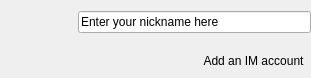
<ui version="4.0" >
 <author></author>
 <comment></comment>
 <exportmacro></exportmacro>
 <class>IMProfileWidget</class>
 <widget class="QWidget" name="IMProfileWidget" >
  <property name="geometry" >
   <rect>
    <x>0</x>
    <y>0</y>
    <width>311</width>
    <height>78</height>
   </rect>
  </property>
  <layout class="QGridLayout" >
   <property name="margin" >
    <number>0</number>
   </property>
   <property name="spacing" >
    <number>0</number>
   </property>
   <item row="1" column="1" >
    <layout class="QHBoxLayout" >
     <property name="margin" >
      <number>0</number>
     </property>
     <property name="spacing" >
      <number>0</number>
     </property>
     <item>
      <widget class="ScrollFrame" name="accountScrollFrame" >
       <property name="sizePolicy" >
        <sizepolicy>
         <hsizetype>13</hsizetype>
         <vsizetype>0</vsizetype>
         <horstretch>0</horstretch>
         <verstretch>0</verstretch>
        </sizepolicy>
       </property>
       <property name="frameShape" >
        <enum>QFrame::NoFrame</enum>
       </property>
       <property name="frameShadow" >
        <enum>QFrame::Raised</enum>
       </property>
      </widget>
     </item>
     <item>
      <widget class="QToolButton" name="addIMAccountButton" >
       <property name="toolTip" >
        <string>Add an instant messaging account (MSN, AIM, GoogleTalk...)</string>
       </property>
       <property name="text" >
        <string>Add an IM account</string>
       </property>
       <property name="icon" >
        <iconset resource="../wengophone.qrc" >:/pics/add.png</iconset>
       </property>
       <property name="iconSize" >
        <size>
         <width>22</width>
         <height>22</height>
        </size>
       </property>
       <property name="toolButtonStyle" >
        <enum>Qt::ToolButtonTextBesideIcon</enum>
       </property>
       <property name="autoRaise" >
        <bool>true</bool>
       </property>
      </widget>
     </item>
    </layout>
   </item>
   <item row="0" column="1" >
    <widget class="ToolTipLineEdit" name="aliasLineEdit" >
     <property name="toolTip" >
      <string>Enter your nickname here</string>
     </property>
     <property name="text" >
      <string>Enter your nickname here</string>
     </property>
    </widget>
   </item>
   <item rowspan="2" row="0" column="0" >
    <widget class="QToolButton" name="avatarButton" >
     <property name="toolTip" >
      <string>&lt;html>&lt;head>&lt;meta name="qrichtext" content="1" />&lt;style type="text/css">
p, li { white-space: pre-wrap; }
&lt;/style>&lt;/head>&lt;body style=" font-family:'Sans Serif'; font-size:9pt; font-weight:400; font-style:normal; text-decoration:none;">
&lt;p style=" margin-top:0px; margin-bottom:0px; margin-left:0px; margin-right:0px; -qt-block-indent:0; text-indent:0px;">Click to change your avatar&lt;/p>&lt;/body>&lt;/html></string>
     </property>
     <property name="icon" >
      <iconset resource="../wengophone.qrc" >:/pics/avatar_background.png</iconset>
     </property>
     <property name="iconSize" >
      <size>
       <width>70</width>
       <height>70</height>
      </size>
     </property>
     <property name="autoRaise" >
      <bool>true</bool>
     </property>
    </widget>
   </item>
  </layout>
 </widget>
 <pixmapfunction></pixmapfunction>
 <customwidgets>
  <customwidget>
   <class>ToolTipLineEdit</class>
   <extends>QLineEdit</extends>
   <header>ToolTipLineEditProxy.h</header>
   <container>0</container>
   <pixmap></pixmap>
  </customwidget>
  <customwidget>
   <class>ScrollFrame</class>
   <extends>QFrame</extends>
   <header>qtutil/ScrollFrame.h</header>
   <container>0</container>
   <pixmap></pixmap>
  </customwidget>
 </customwidgets>
 <tabstops>
  <tabstop>avatarButton</tabstop>
  <tabstop>aliasLineEdit</tabstop>
  <tabstop>addIMAccountButton</tabstop>
 </tabstops>
 <resources>
  <include location="../wengophone.qrc" />
 </resources>
 <connections/>
</ui>
